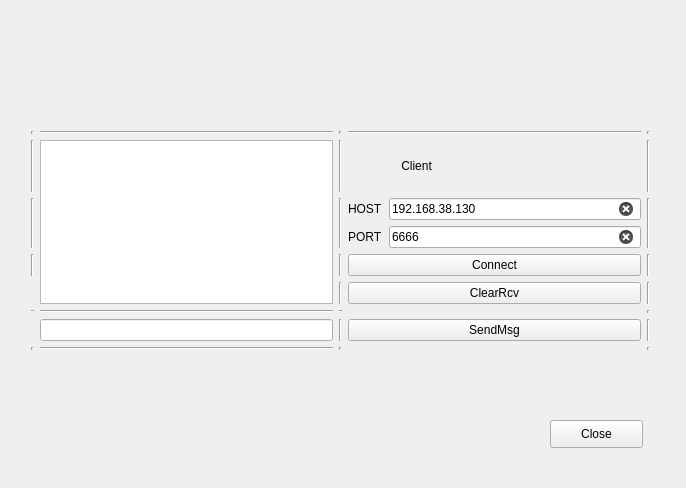
<?xml version="1.0" encoding="UTF-8"?>
<ui version="4.0">
 <class>Widget</class>
 <widget class="QWidget" name="Widget">
  <property name="geometry">
   <rect>
    <x>0</x>
    <y>0</y>
    <width>686</width>
    <height>488</height>
   </rect>
  </property>
  <property name="windowTitle">
   <string>TCP_Client</string>
  </property>
  <widget class="QWidget" name="gridLayoutWidget_2">
   <property name="geometry">
    <rect>
     <x>20</x>
     <y>120</y>
     <width>641</width>
     <height>241</height>
    </rect>
   </property>
   <layout class="QGridLayout" name="gridLayout_2">
    <item row="2" column="3">
     <layout class="QGridLayout" name="gridLayout">
      <item row="0" column="0">
       <widget class="QLabel" name="label">
        <property name="text">
         <string>HOST</string>
        </property>
       </widget>
      </item>
      <item row="1" column="1">
       <widget class="QLineEdit" name="portLineEdit">
        <property name="text">
         <string>6666</string>
        </property>
        <property name="clearButtonEnabled">
         <bool>true</bool>
        </property>
       </widget>
      </item>
      <item row="0" column="1">
       <widget class="QLineEdit" name="hostLineEdit">
        <property name="cursor">
         <cursorShape>IBeamCursor</cursorShape>
        </property>
        <property name="text">
         <string>192.168.38.130</string>
        </property>
        <property name="clearButtonEnabled">
         <bool>true</bool>
        </property>
       </widget>
      </item>
      <item row="1" column="0">
       <widget class="QLabel" name="label_2">
        <property name="text">
         <string>PORT</string>
        </property>
       </widget>
      </item>
     </layout>
    </item>
    <item row="1" column="3">
     <widget class="QLabel" name="label_3">
      <property name="text">
       <string>                Client</string>
      </property>
     </widget>
    </item>
    <item row="1" column="2">
     <widget class="Line" name="line_4">
      <property name="orientation">
       <enum>Qt::Vertical</enum>
      </property>
     </widget>
    </item>
    <item row="5" column="2">
     <widget class="Line" name="line_3">
      <property name="orientation">
       <enum>Qt::Horizontal</enum>
      </property>
     </widget>
    </item>
    <item row="5" column="1">
     <widget class="Line" name="line_2">
      <property name="orientation">
       <enum>Qt::Horizontal</enum>
      </property>
     </widget>
    </item>
    <item row="6" column="2">
     <widget class="Line" name="line_7">
      <property name="orientation">
       <enum>Qt::Vertical</enum>
      </property>
     </widget>
    </item>
    <item row="7" column="1">
     <widget class="Line" name="line_9">
      <property name="orientation">
       <enum>Qt::Horizontal</enum>
      </property>
     </widget>
    </item>
    <item row="2" column="2">
     <widget class="Line" name="line_5">
      <property name="orientation">
       <enum>Qt::Vertical</enum>
      </property>
     </widget>
    </item>
    <item row="3" column="3">
     <widget class="QPushButton" name="pushButton">
      <property name="text">
       <string>Connect</string>
      </property>
     </widget>
    </item>
    <item row="1" column="1" rowspan="4">
     <widget class="QTextBrowser" name="recvTextEdit"/>
    </item>
    <item row="6" column="1">
     <widget class="QLineEdit" name="sendMsgTextEdit"/>
    </item>
    <item row="6" column="3">
     <widget class="QPushButton" name="sendButton">
      <property name="text">
       <string>SendMsg</string>
      </property>
     </widget>
    </item>
    <item row="3" column="2">
     <widget class="Line" name="line_6">
      <property name="orientation">
       <enum>Qt::Vertical</enum>
      </property>
     </widget>
    </item>
    <item row="1" column="0">
     <widget class="Line" name="line_10">
      <property name="orientation">
       <enum>Qt::Vertical</enum>
      </property>
     </widget>
    </item>
    <item row="3" column="4">
     <widget class="Line" name="line_11">
      <property name="orientation">
       <enum>Qt::Vertical</enum>
      </property>
     </widget>
    </item>
    <item row="0" column="1">
     <widget class="Line" name="line">
      <property name="orientation">
       <enum>Qt::Horizontal</enum>
      </property>
     </widget>
    </item>
    <item row="0" column="3">
     <widget class="Line" name="line_8">
      <property name="orientation">
       <enum>Qt::Horizontal</enum>
      </property>
     </widget>
    </item>
    <item row="6" column="4">
     <widget class="Line" name="line_12">
      <property name="orientation">
       <enum>Qt::Vertical</enum>
      </property>
     </widget>
    </item>
    <item row="4" column="4">
     <widget class="Line" name="line_13">
      <property name="orientation">
       <enum>Qt::Vertical</enum>
      </property>
     </widget>
    </item>
    <item row="2" column="4">
     <widget class="Line" name="line_14">
      <property name="orientation">
       <enum>Qt::Vertical</enum>
      </property>
     </widget>
    </item>
    <item row="1" column="4">
     <widget class="Line" name="line_15">
      <property name="orientation">
       <enum>Qt::Vertical</enum>
      </property>
     </widget>
    </item>
    <item row="4" column="2">
     <widget class="Line" name="line_16">
      <property name="orientation">
       <enum>Qt::Vertical</enum>
      </property>
     </widget>
    </item>
    <item row="5" column="0">
     <widget class="Line" name="line_17">
      <property name="orientation">
       <enum>Qt::Horizontal</enum>
      </property>
     </widget>
    </item>
    <item row="3" column="0">
     <widget class="Line" name="line_18">
      <property name="orientation">
       <enum>Qt::Vertical</enum>
      </property>
     </widget>
    </item>
    <item row="2" column="0">
     <widget class="Line" name="line_19">
      <property name="orientation">
       <enum>Qt::Vertical</enum>
      </property>
     </widget>
    </item>
    <item row="0" column="0">
     <widget class="Line" name="line_20">
      <property name="orientation">
       <enum>Qt::Vertical</enum>
      </property>
     </widget>
    </item>
    <item row="0" column="4">
     <widget class="Line" name="line_21">
      <property name="orientation">
       <enum>Qt::Vertical</enum>
      </property>
     </widget>
    </item>
    <item row="5" column="4">
     <widget class="Line" name="line_22">
      <property name="orientation">
       <enum>Qt::Vertical</enum>
      </property>
     </widget>
    </item>
    <item row="7" column="4">
     <widget class="Line" name="line_23">
      <property name="orientation">
       <enum>Qt::Vertical</enum>
      </property>
     </widget>
    </item>
    <item row="7" column="0">
     <widget class="Line" name="line_24">
      <property name="orientation">
       <enum>Qt::Vertical</enum>
      </property>
     </widget>
    </item>
    <item row="0" column="2">
     <widget class="Line" name="line_25">
      <property name="orientation">
       <enum>Qt::Vertical</enum>
      </property>
     </widget>
    </item>
    <item row="7" column="2">
     <widget class="Line" name="line_26">
      <property name="orientation">
       <enum>Qt::Vertical</enum>
      </property>
     </widget>
    </item>
    <item row="4" column="3">
     <widget class="QPushButton" name="clearButton">
      <property name="text">
       <string>ClearRcv</string>
      </property>
     </widget>
    </item>
   </layout>
  </widget>
  <widget class="QPushButton" name="CloseButton">
   <property name="geometry">
    <rect>
     <x>550</x>
     <y>420</y>
     <width>93</width>
     <height>28</height>
    </rect>
   </property>
   <property name="text">
    <string>Close</string>
   </property>
  </widget>
 </widget>
 <layoutdefault spacing="6" margin="11"/>
 <resources/>
 <connections/>
</ui>
